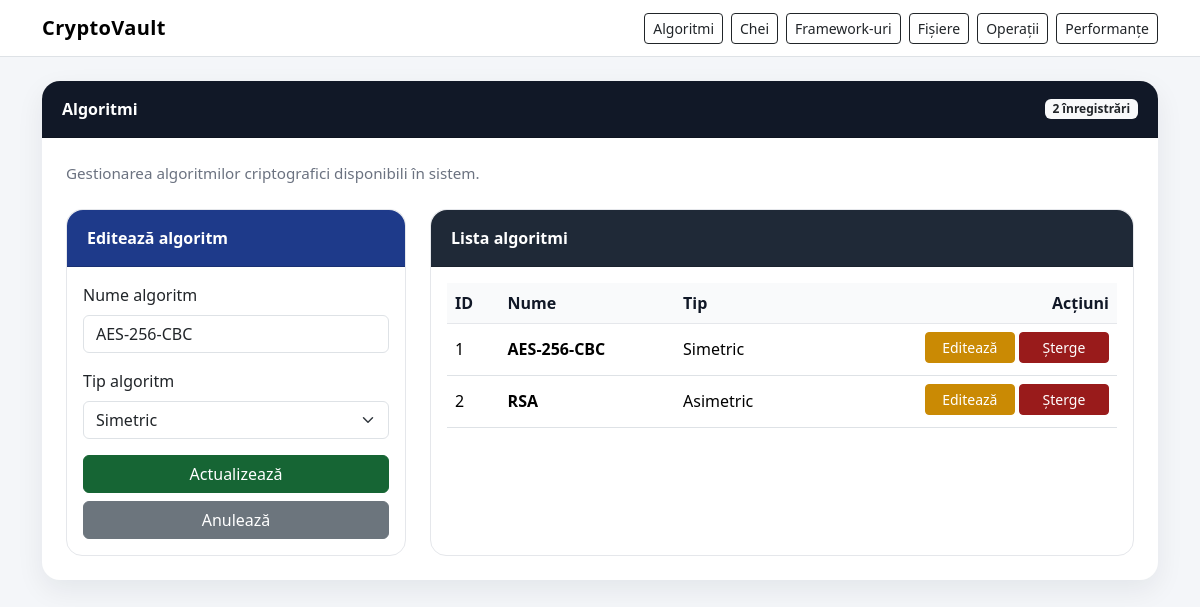
Page /algorithms?edit_algorithm=1 on the committed database.
### models.py (models this page shows)
class Algorithm(Base):
    __tablename__ = "algorithms"
    id = Column(Integer, primary_key=True, index=True)
    name = Column(String(100), nullable=False, unique=True)
    type = Column(String(50), nullable=False)
    keys = relationship("Key", back_populates="algorithm", cascade="all, delete-orphan")
    performances = relationship("Performance", back_populates="algorithm", cascade="all, delete-orphan")

### app_web.py (the view)
@app.route("/algorithms")
def show_algorithms():
    db = database.get_session()
    try:
        edit_algorithm_id = request.args.get("edit_algorithm", type=int)
        pagination = crud.get_algorithms_paginated(db, get_page(), get_per_page())
        edit_algorithm = crud.get_algorithm_by_id(db, edit_algorithm_id) if edit_algorithm_id else None
        return render_template(
            "algorithms.html",
            algorithms=pagination["items"],
            pagination=pagination,
            edit_algorithm=edit_algorithm
        )
    finally:
        db.close()

### app_web.py (called while the page is built)
def get_page():
    return crud.normalize_page(request.args.get("page", 1))

def get_per_page():
    return crud.normalize_per_page(request.args.get("per_page", 25))

### crud.py (called while the page is built)
def normalize_page(value):
    try:
        value = int(value)
    except (TypeError, ValueError):
        value = DEFAULT_PAGE
    if value < 1:
        value = DEFAULT_PAGE
    return value

def normalize_per_page(value):
    try:
        value = int(value)
    except (TypeError, ValueError):
        value = DEFAULT_PER_PAGE
    if value < 1:
        value = DEFAULT_PER_PAGE
    if value > MAX_PER_PAGE:
        value = MAX_PER_PAGE
    return value

def paginate_query(query, page=1, per_page=25):
    page = normalize_page(page)
    per_page = normalize_per_page(per_page)
    total = query.count()
    pages = math.ceil(total / per_page) if total > 0 else 1
    if page > pages:
        page = pages
    items = query.offset((page - 1) * per_page).limit(per_page).all()
    return {
        "items": items,
        "page": page,
        "per_page": per_page,
        "total": total,
        "pages": pages,
        "has_prev": page > 1,
        "has_next": page < pages,
        "prev_page": page - 1 if page > 1 else 1,
        "next_page": page + 1 if page < pages else pages,
    }

def get_algorithms_paginated(db: Session, page=1, per_page=25):
    query = db.query(models.Algorithm).order_by(models.Algorithm.id)
    return paginate_query(query, page, per_page)

def get_algorithm_by_id(db: Session, algo_id: int):
    return db.query(models.Algorithm).filter(models.Algorithm.id == algo_id).first()

### database.py (called while the page is built)
@event.listens_for(engine, "connect")
def enable_sqlite_foreign_keys(dbapi_connection, connection_record):
    cursor = dbapi_connection.cursor()
    cursor.execute("PRAGMA foreign_keys=ON")
    cursor.close()

def get_session():
    return SessionLocal()

### templates/algorithms.html (shortened to what this page needs)
{% extends "base.html" %}
{% block content %}
<div class="card section-card">
    <div class="card-header">
        <div class="d-flex justify-content-between align-items-center flex-wrap gap-2">
            <span>Algoritmi</span>
            <span class="badge bg-light text-dark">{{ pagination.total }} înregistrări</span>
        </div>
    </div>
    <div class="card-body p-4">
        <p class="section-subtitle mb-4">Gestionarea algoritmilor criptografici disponibili în sistem.</p>
        <div class="row g-4">
            <div class="col-lg-4">
                <div class="card form-card h-100">
                    <div class="card-header">
                        {{ "Editează algoritm" if edit_algorithm else "Adaugă algoritm" }}
                    </div>
                    <div class="card-body">
                        <form action="{{ url_for('save_algorithm') }}" method="post">
                            <div class="mb-3">
                                <label class="form-label">Nume algoritm</label>
                                <input type="text" name="name" class="form-control"
                                       value="{{ edit_algorithm.name if edit_algorithm else '' }}" required>
                            </div>
                            <div class="mb-3">
                                <label class="form-label">Tip algoritm</label>
                                <select name="type" class="form-select" required>
                                    <option value="Simetric" {% if edit_algorithm and edit_algorithm.type == 'Simetric' %}selected{% endif %}>Simetric</option>
                                </select>
                            </div>
                            <button type="submit" class="btn btn-success w-100">
                                {{ "Actualizează" if edit_algorithm else "Adaugă" }}
                            </button>
                            {% if edit_algorithm %}
                                <a href="{{ url_for('show_algorithms') }}" class="btn btn-secondary w-100 mt-2">Anulează</a>
                            {% endif %}
                        </form>
                    </div>
                </div>
            </div>
            <div class="col-lg-8">
                <div class="card table-card h-100">
                    <div class="card-header">Lista algoritmi</div>
                    <div class="card-body">
                        <div class="table-responsive">
                            <table class="table table-hover align-middle">
                                <thead>
                                    <tr>
                                        <th>ID</th>
                                        <th>Nume</th>
                                        <th>Tip</th>
                                        <th class="text-end">Acțiuni</th>
                                    </tr>
                                </thead>
                                <tbody>
                                {% for algo in algorithms %}
                                    <tr>
                                        <td>{{ algo.id }}</td>
                                        <td><strong>{{ algo.name }}</strong></td>
                                        <td>{{ algo.type }}</td>
                                        <td class="text-end">
                                            <a href="{{ url_for('show_algorithms', edit_algorithm=algo.id) }}" class="btn btn-warning btn-sm btn-action">Editează</a>
                                            <a href="{{ url_for('delete_algorithm', algo_id=algo.id) }}" class="btn btn-danger btn-sm btn-action"
                                               onclick="return confirm('Sigur vrei să ștergi acest algoritm? Vor fi șterse și cheile/performanțele asociate.')">Șterge</a>
                                        </td>
                                    </tr>
                                {% else %}
                                    <tr>
                                        <td colspan="4" class="text-center text-muted py-4">Nu există algoritmi în baza de date.</td>
                                    </tr>
                                {% endfor %}
                                </tbody>
                            </table>
                        </div>
                    </div>
                </div>
            </div>
        </div>
    </div>
</div>
{% endblock %}

### static/css/style.css (style rules this page uses)
body { background-color: #f4f6f9; color: #1f2937; }
.section-card { border: none; border-radius: 18px; box-shadow: 0 10px 28px rgba(15, 23, 42, 0.07); margin-bottom: 2rem; }
.section-card .card-header { background-color: #111827; color: white; border-top-left-radius: 18px; border-top-right-radius: 18px; padding: 1rem 1.25rem; font-weight: 600; }
.form-card { border: 1px solid #e5e7eb; border-radius: 16px; }
.form-card .card-header { background-color: #1e3a8a; color: white; border-top-left-radius: 16px; border-top-right-radius: 16px; font-weight: 600; }
.table-card { border: 1px solid #e5e7eb; border-radius: 16px; }
.table-card .card-header { background-color: #1f2937; color: white; border-top-left-radius: 16px; border-top-right-radius: 16px; font-weight: 600; }
.table thead th { background-color: #f9fafb; color: #111827; font-weight: 600; border-bottom: 1px solid #e5e7eb; }
.table td, .table th { vertical-align: middle; }
.btn-action { min-width: 90px; margin-bottom: 0.25rem; }
.btn-success { background-color: #166534; border-color: #166534; }
.btn-warning { background-color: #ca8a04; border-color: #ca8a04; color: white; }
.btn-danger { background-color: #991b1b; border-color: #991b1b; }
.section-subtitle { color: #6b7280; font-size: 0.95rem; margin-bottom: 0; }

### rows in the picture
Algorithm: name "AES-256-CBC", type "Simetric", id "1"
Algorithm: id "2", name "RSA", type "Asimetric"

### other values in the picture
{{ pagination.total }} "2"
{{ "Editează algoritm" if edit_algorithm else "Adaugă algoritm" }} "Editează algoritm"
{{ "Actualizează" if edit_algorithm else "Adaugă" }} "Actualizează"
